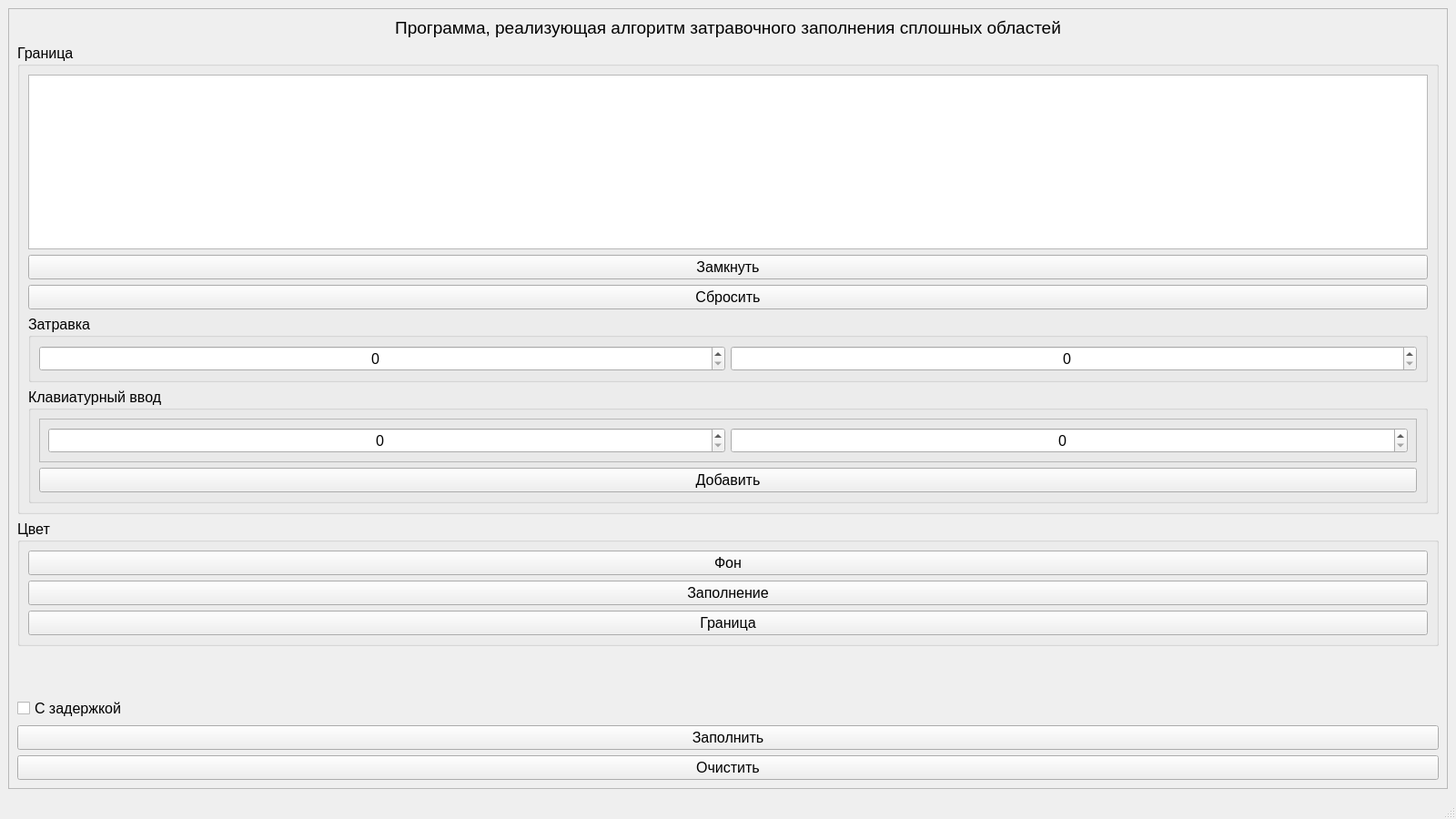
<?xml version="1.0" encoding="UTF-8"?>
<ui version="4.0">
 <class>MainWindow</class>
 <widget class="QMainWindow" name="MainWindow">
  <property name="geometry">
   <rect>
    <x>0</x>
    <y>0</y>
    <width>1600</width>
    <height>900</height>
   </rect>
  </property>
  <property name="font">
   <font>
    <pointsize>12</pointsize>
   </font>
  </property>
  <property name="windowTitle">
   <string>Лабораторная работа №6</string>
  </property>
  <widget class="QWidget" name="centralwidget">
   <layout class="QHBoxLayout" name="horizontalLayout">
    <item>
     <widget class="QFrame" name="frame">
      <property name="frameShape">
       <enum>QFrame::StyledPanel</enum>
      </property>
      <property name="frameShadow">
       <enum>QFrame::Raised</enum>
      </property>
      <layout class="QVBoxLayout" name="verticalLayout">
       <item>
        <widget class="QLabel" name="label">
         <property name="text">
          <string>&lt;html&gt;&lt;head/&gt;&lt;body&gt;&lt;p align=&quot;center&quot;&gt;&lt;span style=&quot; font-size:14pt;&quot;&gt;Программа, реализующая алгоритм затравочного заполнения сплошных областей&lt;/span&gt;&lt;/p&gt;&lt;/body&gt;&lt;/html&gt;</string>
         </property>
         <property name="wordWrap">
          <bool>true</bool>
         </property>
        </widget>
       </item>
       <item>
        <widget class="QGroupBox" name="groupBox_2">
         <property name="title">
          <string>Граница</string>
         </property>
         <layout class="QVBoxLayout" name="verticalLayout_3">
          <item>
           <widget class="QListWidget" name="listWidget_edges"/>
          </item>
          <item>
           <widget class="QPushButton" name="pushButton_circuit">
            <property name="text">
             <string>Замкнуть</string>
            </property>
           </widget>
          </item>
          <item>
           <widget class="QPushButton" name="pushButton_reset">
            <property name="text">
             <string>Сбросить</string>
            </property>
           </widget>
          </item>
          <item>
           <widget class="QGroupBox" name="groupBox_4">
            <property name="title">
             <string>Затравка</string>
            </property>
            <layout class="QHBoxLayout" name="horizontalLayout_3">
             <item>
              <widget class="QSpinBox" name="spinBox_choosen_x">
               <property name="alignment">
                <set>Qt::AlignCenter</set>
               </property>
               <property name="maximum">
                <number>3000</number>
               </property>
              </widget>
             </item>
             <item>
              <widget class="QSpinBox" name="spinBox_choosen_y">
               <property name="alignment">
                <set>Qt::AlignCenter</set>
               </property>
               <property name="maximum">
                <number>3000</number>
               </property>
              </widget>
             </item>
            </layout>
           </widget>
          </item>
          <item>
           <widget class="QGroupBox" name="groupBox_3">
            <property name="title">
             <string>Клавиатурный ввод</string>
            </property>
            <layout class="QVBoxLayout" name="verticalLayout_4">
             <item>
              <widget class="QFrame" name="frame_2">
               <property name="frameShape">
                <enum>QFrame::StyledPanel</enum>
               </property>
               <property name="frameShadow">
                <enum>QFrame::Raised</enum>
               </property>
               <layout class="QHBoxLayout" name="horizontalLayout_2">
                <item>
                 <widget class="QSpinBox" name="spinBox_add_x">
                  <property name="alignment">
                   <set>Qt::AlignCenter</set>
                  </property>
                  <property name="maximum">
                   <number>3000</number>
                  </property>
                 </widget>
                </item>
                <item>
                 <widget class="QSpinBox" name="spinBox_add_y">
                  <property name="alignment">
                   <set>Qt::AlignCenter</set>
                  </property>
                  <property name="maximum">
                   <number>3000</number>
                  </property>
                 </widget>
                </item>
               </layout>
              </widget>
             </item>
             <item>
              <widget class="QPushButton" name="pushButton_add">
               <property name="text">
                <string>Добавить</string>
               </property>
              </widget>
             </item>
            </layout>
           </widget>
          </item>
         </layout>
        </widget>
       </item>
       <item>
        <widget class="QGroupBox" name="groupBox">
         <property name="title">
          <string>Цвет</string>
         </property>
         <layout class="QVBoxLayout" name="verticalLayout_2">
          <item>
           <widget class="QPushButton" name="pushButton_color_background">
            <property name="text">
             <string>Фон</string>
            </property>
           </widget>
          </item>
          <item>
           <widget class="QPushButton" name="pushButton_color_fill">
            <property name="text">
             <string>Заполнение</string>
            </property>
           </widget>
          </item>
          <item>
           <widget class="QPushButton" name="pushButton_color_border">
            <property name="text">
             <string>Граница</string>
            </property>
           </widget>
          </item>
         </layout>
        </widget>
       </item>
       <item>
        <spacer name="verticalSpacer">
         <property name="orientation">
          <enum>Qt::Vertical</enum>
         </property>
         <property name="sizeHint" stdset="0">
          <size>
           <width>20</width>
           <height>40</height>
          </size>
         </property>
        </spacer>
       </item>
       <item>
        <widget class="QCheckBox" name="checkBox_delay">
         <property name="text">
          <string>С задержкой</string>
         </property>
        </widget>
       </item>
       <item>
        <widget class="QPushButton" name="pushButton_fill">
         <property name="text">
          <string>Заполнить</string>
         </property>
        </widget>
       </item>
       <item>
        <widget class="QPushButton" name="pushButton_clear">
         <property name="text">
          <string>Очистить</string>
         </property>
        </widget>
       </item>
      </layout>
     </widget>
    </item>
   </layout>
  </widget>
  <widget class="QMenuBar" name="menubar">
   <property name="geometry">
    <rect>
     <x>0</x>
     <y>0</y>
     <width>1600</width>
     <height>29</height>
    </rect>
   </property>
  </widget>
  <widget class="QStatusBar" name="statusbar"/>
 </widget>
 <resources/>
 <connections/>
</ui>
